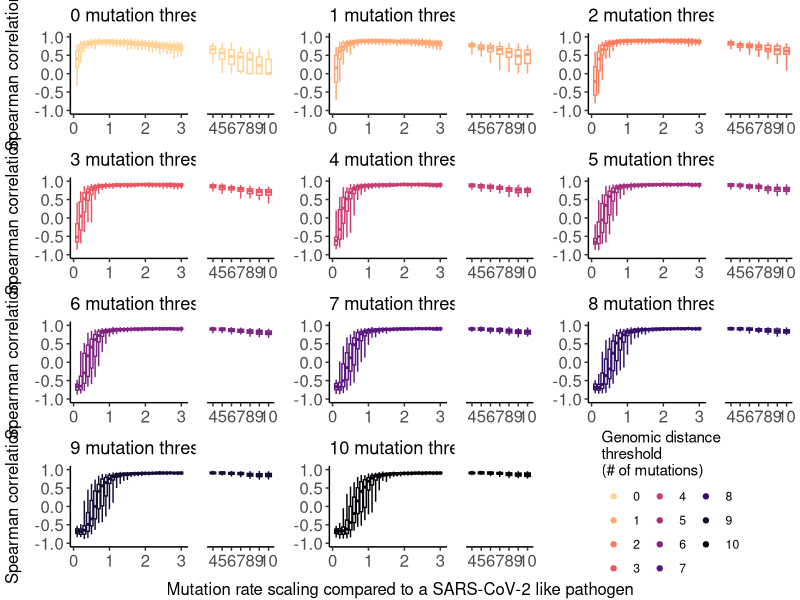

The R source for this figure:
## This script enables to reproduce the figure depicting
## the impact of the pathogen's mutation rate on the optimal
## Hamming distance threshold to be used to conduct the analysis

## For this, we performed 3700 simulations of outbreaks with varying
## substitution rates using the BEAST remaster package.
## To avoid overloading the Github repository with to many output files,
## we provide summary statistics for each simulation with the correlation
## between the RR of observing identical sequences between groups
## and the RR of movement. 


library(tidyverse)
library(ggpubr)
library(RColorBrewer)

## Load dataframe with correlation coefficient per simulated dataset
df_cor_RR_by_mut_rate <- read_csv('../results_remaster/df_summary_impact_mutation_rate.csv')



## Plot parameters
width_left <- 0.08
dodge_left <- 0.6
width_right <- 0.6
dodge_right <- 0.6

## Make plot for each distance threshold
list_plots <- lapply(0:10, FUN = function(curr_threshold){
  curr_df_RR <- df_cor_RR_by_mut_rate %>% 
    filter(n_mut_threshold == curr_threshold) %>% 
    group_by(n_mut_threshold, mut_rate_scaling) %>% 
    summarise(y05 = quantile(cor_spearman, 0.025),
              y25 = quantile(cor_spearman, 0.25),
              y50 = quantile(cor_spearman, 0.5),
              y75 = quantile(cor_spearman, 0.75),
              y95 = quantile(cor_spearman, 0.975)) %>% 
    mutate(`Mut. threshold` = n_mut_threshold) 

  left_plot <- curr_df_RR %>% 
    filter(mut_rate_scaling <= 3.) %>% 
    ggplot(aes(x = mut_rate_scaling, colour = as.factor(n_mut_threshold))) +
    geom_boxplot(aes(ymin = y05, lower = y25, middle = y50, upper = y75, ymax = y95,
                     group = interaction(n_mut_threshold, mut_rate_scaling)),
                 stat = "identity", position = position_dodge(dodge_left), 
                 width = width_left
    ) +
    scale_x_continuous(name = 'Mutation rate scaling', breaks = seq(0., 10., 1)) +
    scale_y_continuous(name = 'Spearman correlation',
                       breaks = seq(-1, 1., 0.5),
                       limits = c(-1, 1.)) + 
    scale_colour_manual(breaks = c(0:10),
                        values =  rev(viridis::magma(12)[-12]),
                        name = 'Genomic distance\nthreshold\n(# of mutations)') +
    theme_classic() +
    theme(legend.position = 'none',
          axis.text = element_text(size = 12), 
          axis.title = element_blank()) +
    ggtitle(paste0(curr_threshold, ' mutation threshold'))
  
  right_plot <- curr_df_RR %>% 
    filter(mut_rate_scaling > 3.) %>% 
    ggplot(aes(x = mut_rate_scaling, colour = as.factor(n_mut_threshold))) +
    geom_boxplot(aes(ymin = y05, lower = y25, middle = y50, upper = y75, ymax = y95,
                     group = interaction(n_mut_threshold, mut_rate_scaling)),
                 stat = "identity", position = position_dodge(dodge_right), 
                 width = width_right
    ) +
    scale_x_continuous(name = 'Mutation rate scaling', breaks = seq(0., 10., 1)) +
    scale_y_continuous(name = 'Spearman correlation',
                       breaks = seq(-1, 1., 0.5),
                       limits = c(-1, 1.)) + 
    scale_colour_manual(breaks = c(0:10),
                        values =  rev(viridis::magma(12)[-12]),
                        name = 'Genomic distance\nthreshold\n(# of mutations)') +
    theme_classic() +
    theme(axis.text = element_text(size = 12), 
          axis.title.x = element_blank(), 
          axis.line.y = element_blank(),
          axis.title = element_blank(),
          axis.ticks.y = element_blank(),
          axis.text.y = element_blank()
    )+
    ggtitle('')
  
  
  ggarrange(left_plot + coord_cartesian(ylim = c(-1., 1.)), 
            right_plot + coord_cartesian(ylim = c(-1., 1.)), legend = 'none', widths = c(2., 1.))
})

## Plot for the legend
plt_with_legend <- tibble(n_mut_threshold = 0:10) %>% 
  ggplot(aes(x = n_mut_threshold, y = n_mut_threshold,
             colour = as.factor(n_mut_threshold))) +
  geom_point(alpha = 0) +
  scale_colour_manual(breaks = c(0:10),
                      values =  rev(viridis::magma(12)[-12]),
                      name = 'Genomic distance\nthreshold\n(# of mutations)') +
  guides(colour = guide_legend(override.aes = list(alpha=1), ncol = 3)) +
  theme_void() +
  theme(legend.position = c(0.5, 0.5))

## Panel with thresholds
panel_all_thresholds <- ggarrange(
  ggarrange(plotlist = list_plots[1:3], ncol = 3) %>% annotate_figure(left = 'Spearman correlation'),
  ggarrange(plotlist = list_plots[4:6], ncol = 3) %>% annotate_figure(left = 'Spearman correlation'),
  ggarrange(plotlist = list_plots[7:9], ncol = 3) %>% annotate_figure(left = 'Spearman correlation'),
  ggarrange(list_plots[10][[1]], list_plots[11][[1]], plt_with_legend,  ncol = 3) %>% annotate_figure(left = 'Spearman correlation'),
  nrow = 4
) %>% 
  annotate_figure(bottom = text_grob('Mutation rate scaling compared to a SARS-CoV-2 like pathogen'))


# png('../mutation_rate_hamming_distance_threshold_v2.png', height = 8, width = 11.5,
#     res = 350, units = 'in')
plot(panel_all_thresholds)
#dev.off()